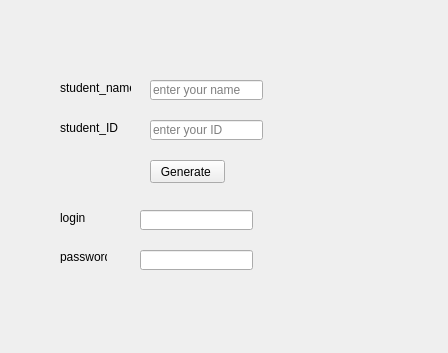
<?xml version="1.0" encoding="UTF-8"?>
<ui version="4.0">
 <class>Form</class>
 <widget class="QWidget" name="Form">
  <property name="geometry">
   <rect>
    <x>0</x>
    <y>0</y>
    <width>448</width>
    <height>353</height>
   </rect>
  </property>
  <property name="windowTitle">
   <string>Form</string>
  </property>
  <widget class="QLabel" name="label">
   <property name="geometry">
    <rect>
     <x>60</x>
     <y>80</y>
     <width>71</width>
     <height>16</height>
    </rect>
   </property>
   <property name="text">
    <string>student_name</string>
   </property>
  </widget>
  <widget class="QLabel" name="label_2">
   <property name="geometry">
    <rect>
     <x>60</x>
     <y>120</y>
     <width>61</width>
     <height>16</height>
    </rect>
   </property>
   <property name="text">
    <string>student_ID</string>
   </property>
  </widget>
  <widget class="QLineEdit" name="studentNameInput">
   <property name="geometry">
    <rect>
     <x>150</x>
     <y>80</y>
     <width>113</width>
     <height>20</height>
    </rect>
   </property>
   <property name="text">
    <string/>
   </property>
   <property name="placeholderText">
    <string>enter your name</string>
   </property>
  </widget>
  <widget class="QLineEdit" name="studentIdInput">
   <property name="geometry">
    <rect>
     <x>150</x>
     <y>120</y>
     <width>113</width>
     <height>20</height>
    </rect>
   </property>
   <property name="placeholderText">
    <string>enter your ID</string>
   </property>
  </widget>
  <widget class="QPushButton" name="generateButton">
   <property name="geometry">
    <rect>
     <x>150</x>
     <y>160</y>
     <width>75</width>
     <height>23</height>
    </rect>
   </property>
   <property name="text">
    <string>Generate </string>
   </property>
  </widget>
  <widget class="QLabel" name="label_3">
   <property name="geometry">
    <rect>
     <x>60</x>
     <y>210</y>
     <width>61</width>
     <height>16</height>
    </rect>
   </property>
   <property name="text">
    <string>login</string>
   </property>
  </widget>
  <widget class="QLineEdit" name="login">
   <property name="geometry">
    <rect>
     <x>140</x>
     <y>210</y>
     <width>113</width>
     <height>20</height>
    </rect>
   </property>
   <property name="readOnly">
    <bool>true</bool>
   </property>
  </widget>
  <widget class="QLabel" name="label_4">
   <property name="geometry">
    <rect>
     <x>60</x>
     <y>250</y>
     <width>47</width>
     <height>13</height>
    </rect>
   </property>
   <property name="text">
    <string>password</string>
   </property>
  </widget>
  <widget class="QLineEdit" name="password">
   <property name="geometry">
    <rect>
     <x>140</x>
     <y>250</y>
     <width>113</width>
     <height>20</height>
    </rect>
   </property>
   <property name="readOnly">
    <bool>false</bool>
   </property>
  </widget>
 </widget>
 <resources/>
 <connections/>
</ui>
